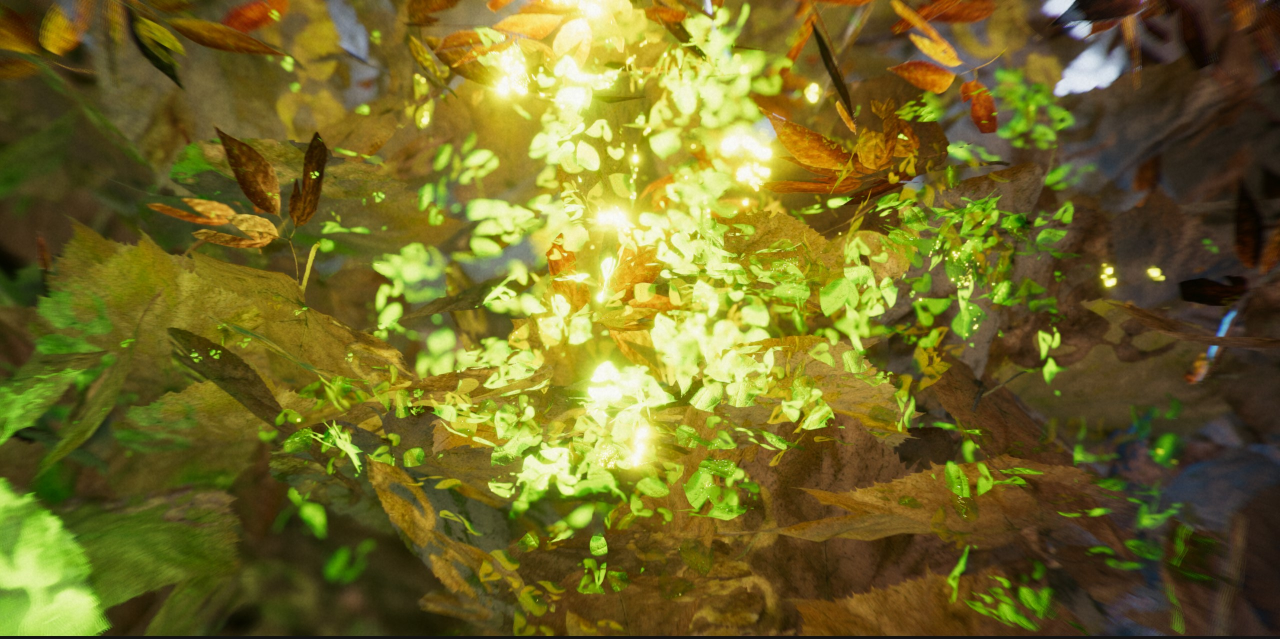
#> input picture sample_img/02.jpg, 2560 x 1277 px (shown at 1/2 size)
$ python abstract_vectoriser.py --image ../sample_img/02.jpg
#> lines starting #> are read from the running program, lines starting #| are printed output that depends on the picture
import numpy as np
from PIL import Image
from sklearn.cluster import KMeans
import svgwrite
import argparse
import os

def load_or_generate_image(image_path=None, size=(200, 200)):
#> called with image_path = '../sample_img/02.jpg', size = (200, 200)
    if image_path and os.path.exists(image_path):
        image = Image.open(image_path).convert('RGB')
#> image is the input picture: PIL image 2560x1277 RGB; mean R, G, B 113.7, 105.6, 39.3
        image = image.resize(size)
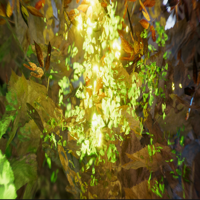
#> image: PIL image 200x200 RGB; mean R, G, B 113.7, 105.6, 39.3
        return np.array(image)
    else:
        # Generate synthetic image
        img = np.zeros((size[0], size[1], 3), dtype=np.uint8)
        for i in range(size[0]):
            for j in range(size[1]):
                r = int(127.5 + 127.5 * np.sin(i / 20))
                g = int(127.5 + 127.5 * np.cos(j / 30))
                b = int(127.5 + 127.5 * np.sin((i + j) / 40))
                img[i, j] = [r, g, b]
        return img

def abstract_image_to_svg(image, cell_size=20, n_colors=6, output_path="abstract_output.svg"):
#> called with cell_size = 20, n_colors = 6, output_path = 'abstract_output.svg'
    h, w, _ = image.shape
#> h = 200; w = 200
    pixels = image.reshape(-1, 3)
    kmeans = KMeans(n_clusters=n_colors, random_state=0).fit(pixels)
    labels = kmeans.labels_.reshape((h, w))
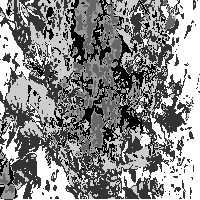
#> labels: shape (200, 200) int32; min 0, max 5, mean 2.71; drawn with min black and max white
    palette = kmeans.cluster_centers_.astype(int)
#> palette = [[160, 156, 33], [85, 73, 24], [233, 238, 172], [202, 210, 82], [122, 108, 28], [53, 43, 20]]

    dwg = svgwrite.Drawing(filename=output_path, size=(w, h))

    for y in range(0, h, cell_size):
        for x in range(0, w, cell_size):
            patch_label = labels[y, x]
            color = tuple(palette[patch_label])
            hex_color = svgwrite.rgb(color[0], color[1], color[2])
            cx, cy = x + cell_size // 2, y + cell_size // 2
            shape_type = np.random.choice(["circle", "rect", "triangle"])

            if shape_type == "circle":
                dwg.add(dwg.circle(center=(cx, cy), r=cell_size // 3, fill=hex_color))
            elif shape_type == "rect":
                dwg.add(dwg.rect(insert=(x, y), size=(cell_size, cell_size), fill=hex_color))
            elif shape_type == "triangle":
                points = [(x, y), (x + cell_size, y), (x + cell_size // 2, y + cell_size)]
                dwg.add(dwg.polygon(points=points, fill=hex_color))

    dwg.save()
    print(f"Saved abstract vector composition to: {output_path}")

if __name__ == "__main__":
    parser = argparse.ArgumentParser(description="Abstract vectorisation of an image for vinyl cutting.")
    parser.add_argument("--image", type=str, help="Path to input image (optional)", default=None)
    parser.add_argument("--output", type=str, help="Output SVG path", default="abstract_output.svg")
    parser.add_argument("--cell_size", type=int, default=20, help="Size of the abstraction grid cells")
    parser.add_argument("--colors", type=int, default=6, help="Number of dominant colours to use")

    args = parser.parse_args()
    img = load_or_generate_image(args.image)
    abstract_image_to_svg(img, cell_size=args.cell_size, n_colors=args.colors, output_path=args.output)
#> (the call stopped at in abstract_image_to_svg, `dwg = svgwrite.Drawing(filename=output_path, size=(w, h))`: svgwrite is not available in this run)

$ run again, on sample_img/04.jpg
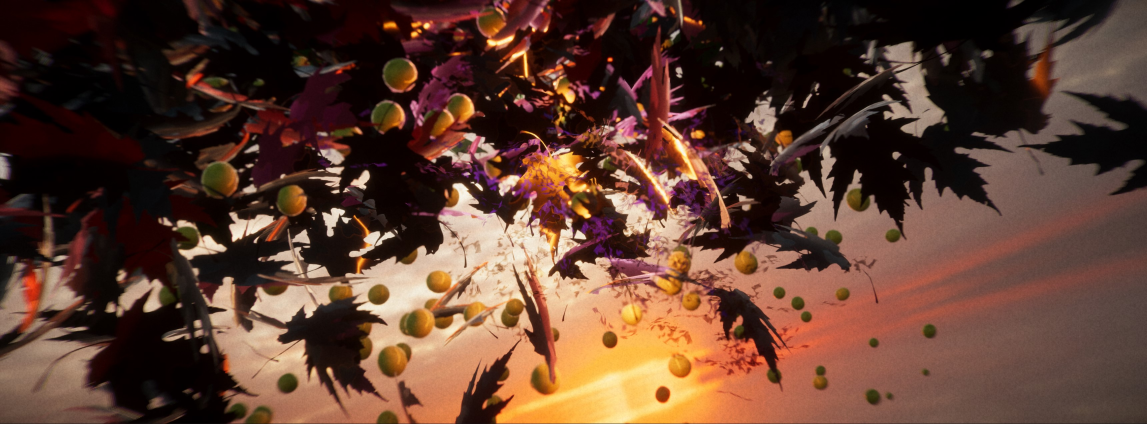
#> input picture sample_img/04.jpg, 3440 x 1272 px (shown at 1/3 size)
#> in load_or_generate_image, image is the input picture: PIL image 3440x1272 RGB; mean R, G, B 94.9, 62.7, 48.6
#> in load_or_generate_image, `image = image.resize(size)`:
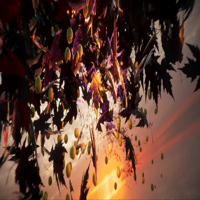
#> image: PIL image 200x200 RGB; mean R, G, B 94.9, 62.8, 48.6
#> in abstract_image_to_svg, `labels = kmeans.labels_.reshape((h, w))`:
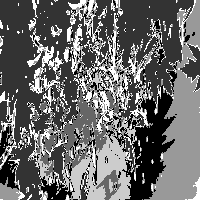
#> labels: shape (200, 200) int32; min 0, max 5, mean 2.09; drawn with min black and max white
#> palette = [[166, 105, 82], [16, 5, 4], [229, 198, 163], [109, 74, 63], [224, 155, 95], [65, 34, 27]]

$ run again, on sample_img/05.jpg
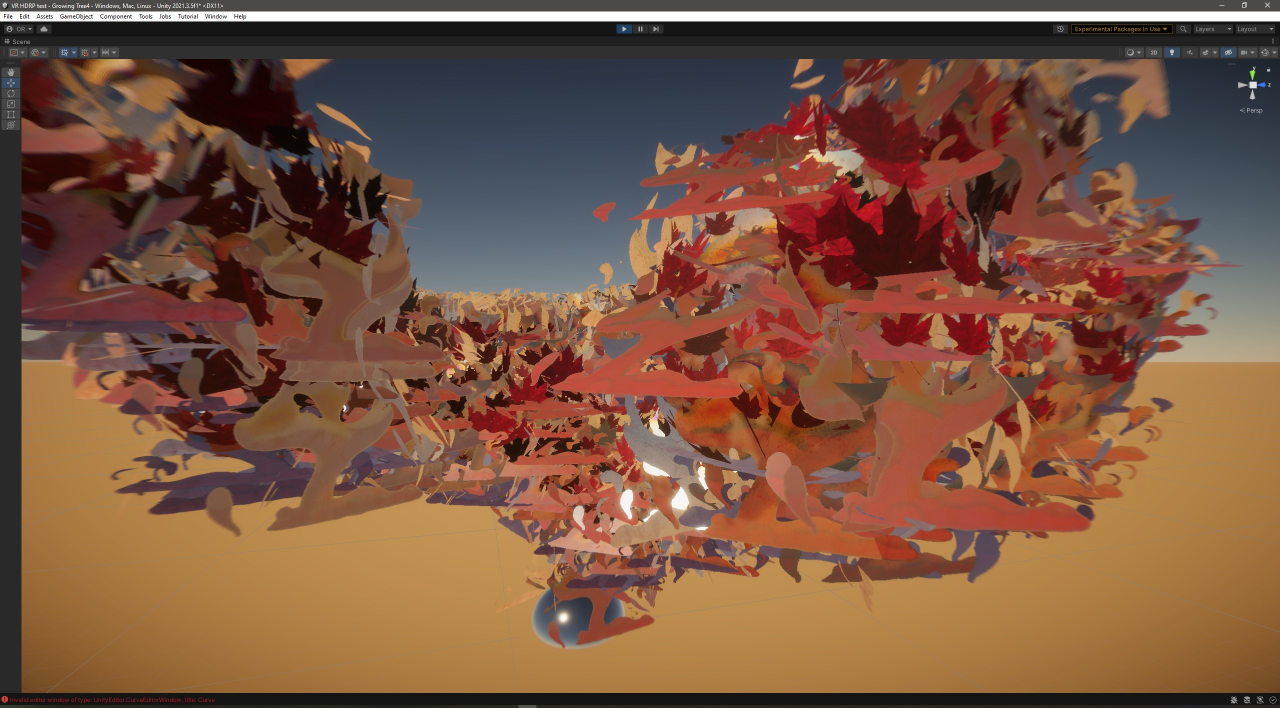
#> input picture sample_img/05.jpg, 2560 x 1415 px (shown at 1/2 size)
#> in load_or_generate_image, image is the input picture: PIL image 2560x1415 RGB; mean R, G, B 123.6, 85.7, 64.7
#> in load_or_generate_image, `image = image.resize(size)`:
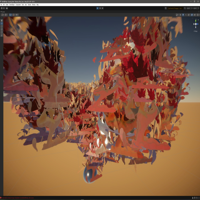
#> image: PIL image 200x200 RGB; mean R, G, B 123.5, 85.6, 64.7
#> in abstract_image_to_svg, `labels = kmeans.labels_.reshape((h, w))`:
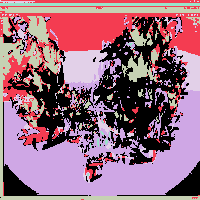
#> labels: shape (200, 200) int32; 6 distinct labels, from 0 to 5; one colour per label, 0 black
#> palette = [[138, 76, 53], [66, 60, 65], [176, 126, 74], [47, 23, 21], [106, 105, 109], [229, 228, 226]]

$ run again, on sample_img/01.png
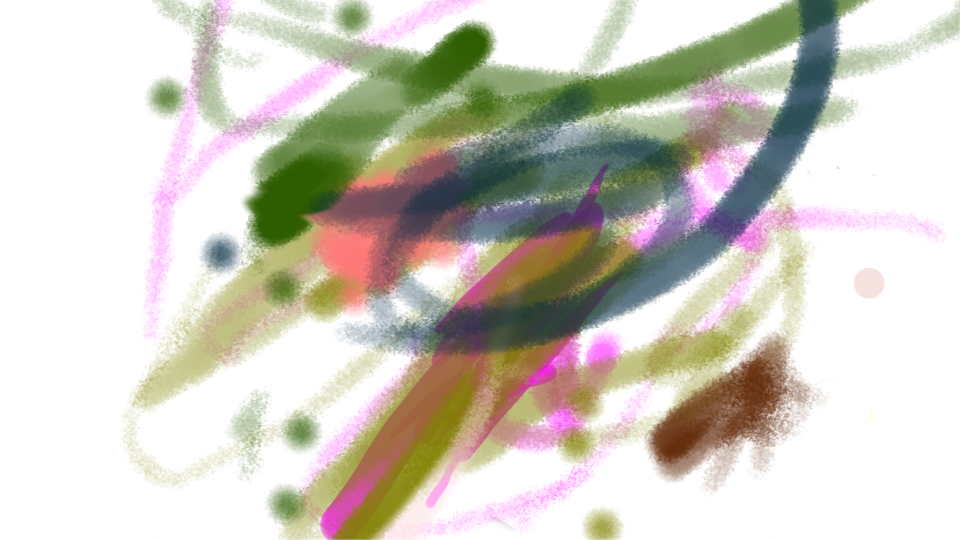
#> input picture sample_img/01.png, 1920 x 1080 px (shown at 1/2 size)
#> in load_or_generate_image, `image = image.resize(size)`:
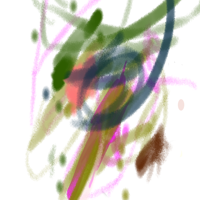
#> image: PIL image 200x200 RGB; mean R, G, B 207.6, 203.4, 193.1
#> in abstract_image_to_svg, `labels = kmeans.labels_.reshape((h, w))`:
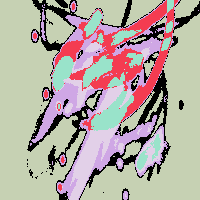
#> labels: shape (200, 200) int32; 6 distinct labels, from 0 to 5; one colour per label, 0 black
#> palette = [[218, 209, 200], [101, 120, 101], [181, 166, 137], [253, 250, 253], [152, 114, 69], [68, 83, 52]]
